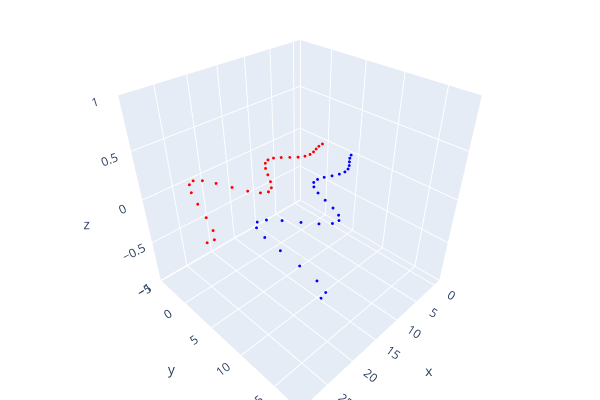

This figure's notebook cell:
### Markdown cell above
### Use the Arun's method to calculat first correction of ICP:

### Code cell
X = Q
Y = np.zeros_like(X)
for i, j in correspondences: 
    Y[i] = Q[j]
    
T_arun = mrob.registration.arun(Y, X)
print(T_arun.T())
vis_her(Q,P, np.asarray(T_arun.T()))

### Figure 1 — Plotly figure (JSON) as saved in the notebook; plotly's stock layout.template omitted (floating-point values rounded to 4 significant figures)
{"data": [{"marker": {"color": [[1, 0, 0], [1, 0, 0], [1, 0, 0], [1, 0, 0], [1, 0, 0], [1, 0, 0], [1, 0, 0], [1, 0, 0], [1, 0, 0], [1, 0, 0], [1, 0, 0], [1, 0, 0], [1, 0, 0], [1, 0, 0], [1, 0, 0], [1, 0, 0], [1, 0, 0], [1, 0, 0], [1, 0, 0], [1, 0, 0], [1, 0, 0], [1, 0, 0], [1, 0, 0], [1, 0, 0], [1, 0, 0], [1, 0, 0], [1, 0, 0], [1, 0, 0], [1, 0, 0], [1, 0, 0]], "size": 1}, "mode": "markers", "type": "scatter3d", "x": [0, 1, 2, 3, 4, 5, 6, 7, 8, 9, 10, 11, 12, 13, 14, 15, 16, 17, 18, 19, 20, 21, 22, 23, 24, 25, 26, 27, 28, 29], "y": [0, 0.09589, 0.3366, 0.5985, 0.7274, 0.5985, 0.1693, -0.4911, -1.211, -1.76, -1.918, -1.552, -0.6706, 0.5593, 1.84, 2.814, 3.166, 2.715, 1.484, -0.2856, -2.176, -3.695, -4.4, -4.027, -2.576, -0.3316, 2.185, 4.34, 5.547, 5.422], "z": [0, 0, 0, 0, 0, 0, 0, 0, 0, 0, 0, 0, 0, 0, 0, 0, 0, 0, 0, 0, 0, 0, 0, 0, 0, 0, 0, 0, 0, 0]}, {"marker": {"color": [[0, 0, 1], [0, 0, 1], [0, 0, 1], [0, 0, 1], [0, 0, 1], [0, 0, 1], [0, 0, 1], [0, 0, 1], [0, 0, 1], [0, 0, 1], [0, 0, 1], [0, 0, 1], [0, 0, 1], [0, 0, 1], [0, 0, 1], [0, 0, 1], [0, 0, 1], [0, 0, 1], [0, 0, 1], [0, 0, 1], [0, 0, 1], [0, 0, 1], [0, 0, 1], [0, 0, 1], [0, 0, 1], [0, 0, 1], [0, 0, 1], [0, 0, 1], [0, 0, 1], [0, 0, 1]], "size": 1}, "mode": "markers", "type": "scatter3d", "x": [-0.5444, 0.3882, 1.28, 2.166, 3.089, 4.085, 5.165, 6.311, 7.473, 8.587, 9.591, 10.45, 11.16, 11.77, 12.37, 13.06, 13.92, 15.0, 16.31, 17.77, 19.26, 20.65, 21.8, 22.66, 23.21, 23.54, 23.79, 24.14, 24.76, 25.76], "y": [4.378, 4.751, 5.264, 5.797, 6.202, 6.36, 6.229, 5.877, 5.468, 5.223, 5.352, 5.985, 7.112, 8.574, 10.08, 11.3, 11.92, 11.77, 10.87, 9.452, 7.92, 6.744, 6.349, 6.988, 8.663, 11.1, 13.79, 16.14, 17.58, 17.74], "z": [0, 0, 0, 0, 0, 0, 0, 0, 0, 0, 0, 0, 0, 0, 0, 0, 0, 0, 0, 0, 0, 0, 0, 0, 0, 0, 0, 0, 0, 0]}], "layout": {"height": 400, "margin": {"b": 0, "l": 0, "r": 0, "t": 0}, "scene": {"camera": {"center": {"x": 0, "y": 0, "z": 0}, "up": {"x": 0, "y": 0, "z": 1}}}, "showlegend": false, "width": 600}}
